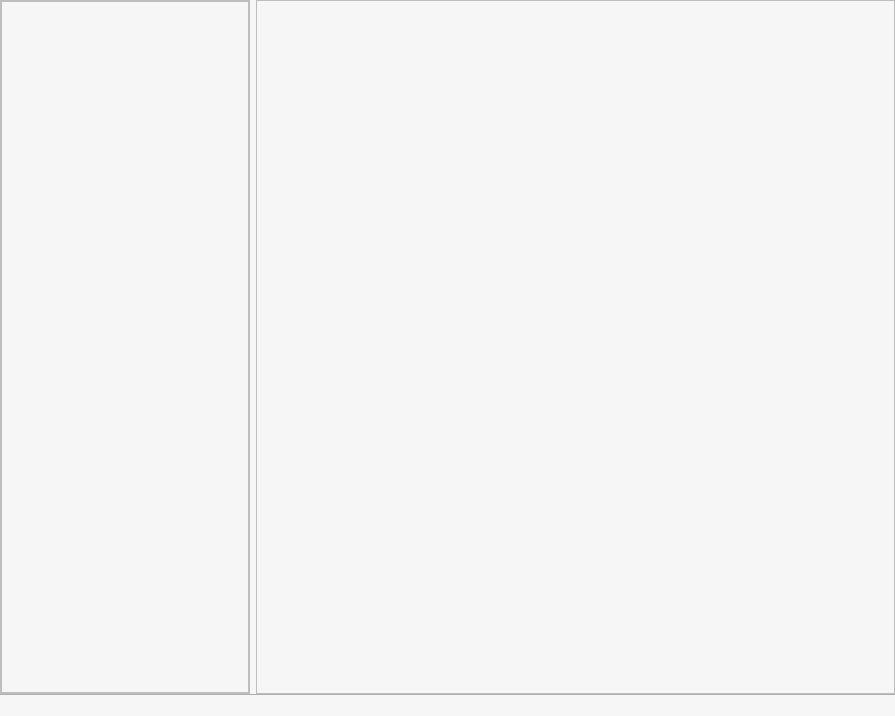
<?xml version="1.0" encoding="UTF-8"?>
<ui version="4.0">
 <class>MainWindow</class>
 <widget class="QMainWindow" name="MainWindow">
  <property name="geometry">
   <rect>
    <x>0</x>
    <y>0</y>
    <width>895</width>
    <height>716</height>
   </rect>
  </property>
  <property name="windowTitle">
   <string>Whatsdesk</string>
  </property>
  <property name="styleSheet">
   <string notr="true">background:#F6F6F6</string>
  </property>
  <widget class="QWidget" name="central_widget">
   <layout class="QHBoxLayout" name="horizontalLayout">
    <property name="leftMargin">
     <number>0</number>
    </property>
    <property name="topMargin">
     <number>0</number>
    </property>
    <property name="rightMargin">
     <number>0</number>
    </property>
    <property name="bottomMargin">
     <number>0</number>
    </property>
    <item>
     <widget class="QFrame" name="contact_frame">
      <property name="minimumSize">
       <size>
        <width>0</width>
        <height>0</height>
       </size>
      </property>
      <property name="maximumSize">
       <size>
        <width>250</width>
        <height>16777215</height>
       </size>
      </property>
      <property name="autoFillBackground">
       <bool>false</bool>
      </property>
      <property name="styleSheet">
       <string notr="true">QFrame#menuFrame {
	background : qlineargradient(spread:pad, x1:0, y1:0, x2:1, y2:0, stop:0 rgba(255, 255, 255, 255), stop:1 rgba(174, 174, 174, 255))
}</string>
      </property>
      <property name="frameShape">
       <enum>QFrame::StyledPanel</enum>
      </property>
      <property name="frameShadow">
       <enum>QFrame::Raised</enum>
      </property>
      <layout class="QVBoxLayout" name="verticalLayout">
       <property name="spacing">
        <number>0</number>
       </property>
       <property name="leftMargin">
        <number>0</number>
       </property>
       <property name="topMargin">
        <number>0</number>
       </property>
       <property name="rightMargin">
        <number>0</number>
       </property>
       <property name="bottomMargin">
        <number>0</number>
       </property>
       <item>
        <widget class="QTableWidget" name="contact_table">
         <property name="autoFillBackground">
          <bool>false</bool>
         </property>
         <property name="styleSheet">
          <string notr="true">QTableWidget#contactTable {background :#E8E8E8}</string>
         </property>
         <property name="lineWidth">
          <number>0</number>
         </property>
         <property name="autoScrollMargin">
          <number>16</number>
         </property>
         <property name="showGrid">
          <bool>true</bool>
         </property>
         <property name="gridStyle">
          <enum>Qt::DashLine</enum>
         </property>
         <attribute name="horizontalHeaderVisible">
          <bool>false</bool>
         </attribute>
         <attribute name="horizontalHeaderHighlightSections">
          <bool>false</bool>
         </attribute>
         <attribute name="verticalHeaderVisible">
          <bool>false</bool>
         </attribute>
         <attribute name="verticalHeaderHighlightSections">
          <bool>false</bool>
         </attribute>
        </widget>
       </item>
      </layout>
     </widget>
    </item>
    <item>
     <widget class="QFrame" name="message_frame">
      <property name="styleSheet">
       <string notr="true">QFrame#contentFrame {
	background : qlineargradient(spread:pad, x1:0, y1:0, x2:1, y2:0, stop:0 rgba(174, 174, 174, 255), stop:1 rgba(255, 255, 255, 255))
}</string>
      </property>
      <property name="frameShape">
       <enum>QFrame::StyledPanel</enum>
      </property>
      <property name="frameShadow">
       <enum>QFrame::Raised</enum>
      </property>
     </widget>
    </item>
   </layout>
  </widget>
  <widget class="QStatusBar" name="statusbar">
   <property name="styleSheet">
    <string notr="true">QStatusBar {
	border-top : 1px solid #AEAEAE;
}</string>
   </property>
  </widget>
  <action name="actionText">
   <property name="text">
    <string>Text</string>
   </property>
  </action>
 </widget>
 <resources/>
 <connections/>
</ui>
